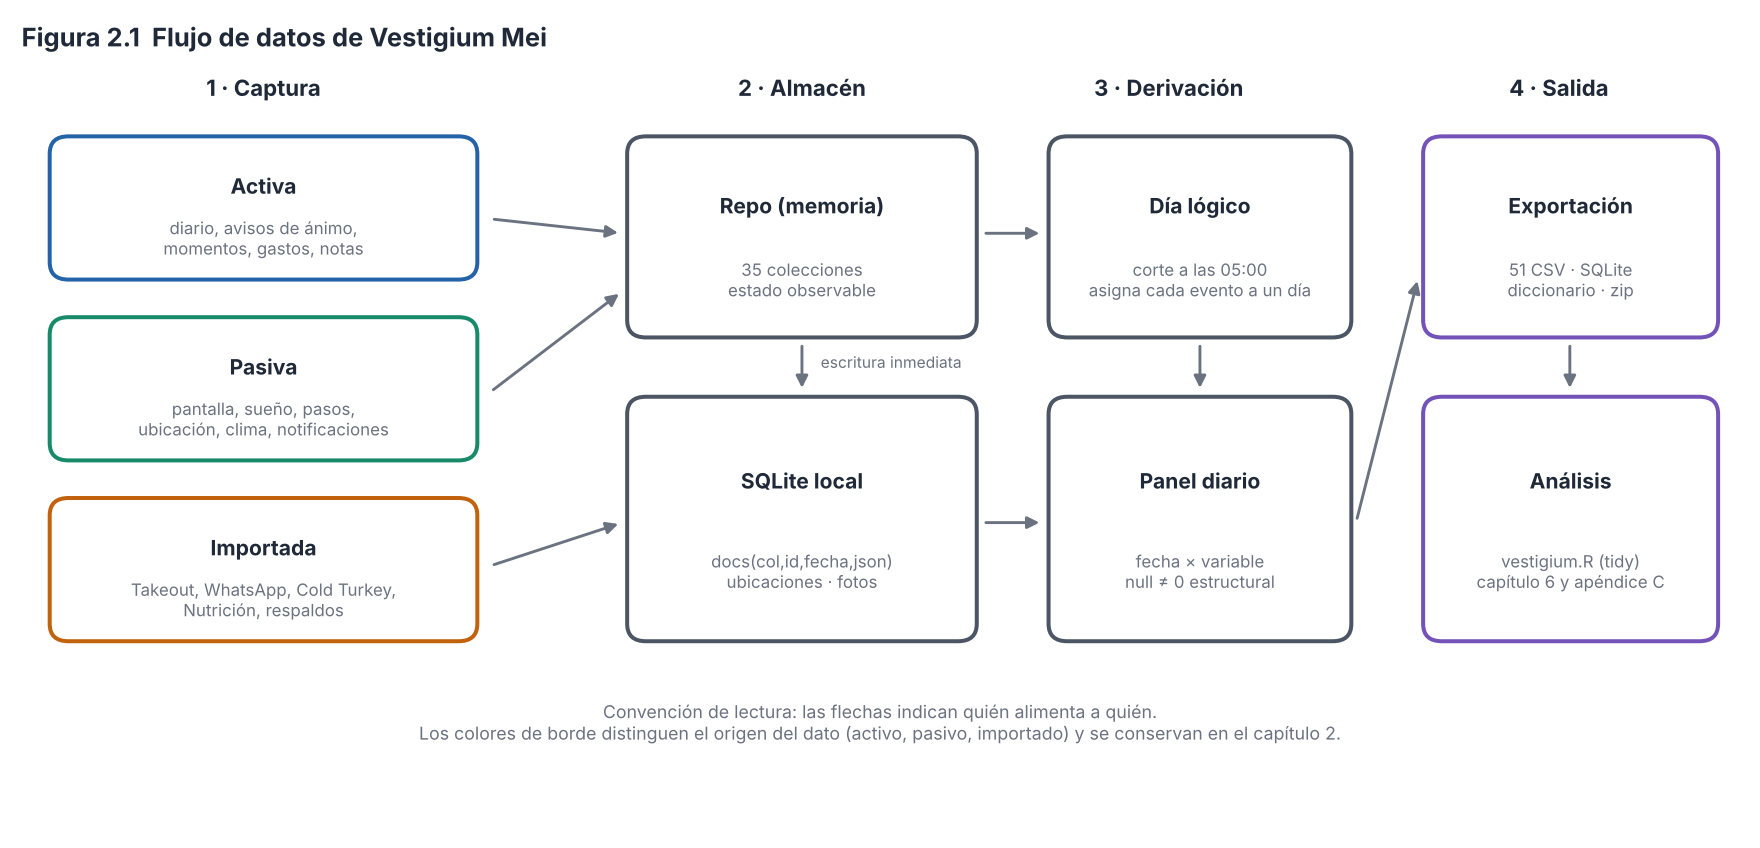

Generate this figure with Python:
"""Figura 2.1 - Flujo de datos de Vestigium Mei (captura -> almacén -> panel -> exportación -> R).
Diagrama esquemático; no usa datos reales. Uso: python fig01_flujo_datos.py [salida.png]"""
import sys
import matplotlib
matplotlib.use("Agg")
import matplotlib.pyplot as plt
import estilo  # paleta y tipografía comunes (módulo 12)
from matplotlib.patches import FancyBboxPatch, FancyArrowPatch

INK, MUTED, SURF = estilo.TINTA, estilo.GRIS, "#ffffff"
COL = {"activa": estilo.AZUL, "pasiva": estilo.VERDE, "importada": estilo.OCRE, "nucleo": estilo.TINTA_2, "salida": estilo.VIOLETA}

fig, ax = plt.subplots(figsize=(11, 5.3), dpi=160)
ax.set_xlim(0, 11); ax.set_ylim(0.9, 6.2); ax.axis("off")

def caja(x, y, w, h, titulo, sub, color):
    ax.add_patch(FancyBboxPatch((x, y), w, h, boxstyle="round,pad=0.02,rounding_size=0.12",
                                fc=SURF, ec=color, lw=1.8))
    ax.text(x + w / 2, y + h * 0.66, titulo, ha="center", va="center", fontsize=9.5, color=INK, weight="bold")
    ax.text(x + w / 2, y + h * 0.28, sub, ha="center", va="center", fontsize=7.6, color=MUTED)

def flecha(x1, y1, x2, y2, color=MUTED):
    ax.add_patch(FancyArrowPatch((x1, y1), (x2, y2), arrowstyle="-|>", mutation_scale=11, lw=1.3, color=color))

# Capa 1: captura
ax.text(1.55, 5.95, "1 · Captura", ha="center", fontsize=10, color=INK, weight="bold")
caja(0.2, 4.7, 2.7, 0.95, "Activa", "diario, avisos de ánimo,\nmomentos, gastos, notas", COL["activa"])
caja(0.2, 3.45, 2.7, 0.95, "Pasiva", "pantalla, sueño, pasos,\nubicación, clima, notificaciones", COL["pasiva"])
caja(0.2, 2.2, 2.7, 0.95, "Importada", "Takeout, WhatsApp, Cold Turkey,\nNutrición, respaldos", COL["importada"])

# Capa 2: almacén
ax.text(5.0, 5.95, "2 · Almacén", ha="center", fontsize=10, color=INK, weight="bold")
caja(3.9, 4.3, 2.2, 1.35, "Repo (memoria)", "35 colecciones\nestado observable", COL["nucleo"])
caja(3.9, 2.2, 2.2, 1.65, "SQLite local", "docs(col,id,fecha,json)\nubicaciones · fotos", COL["nucleo"])
flecha(3.0, 5.1, 3.85, 5.0); flecha(3.0, 3.9, 3.85, 4.6); flecha(3.0, 2.7, 3.85, 3.0)
flecha(5.0, 4.25, 5.0, 3.9); ax.text(5.12, 4.07, "escritura inmediata", fontsize=7, color=MUTED)

# Capa 3: derivación
ax.text(7.35, 5.95, "3 · Derivación", ha="center", fontsize=10, color=INK, weight="bold")
caja(6.6, 4.3, 1.9, 1.35, "Día lógico", "corte a las 05:00\nasigna cada evento a un día", COL["nucleo"])
caja(6.6, 2.2, 1.9, 1.65, "Panel diario", "fecha × variable\nnull ≠ 0 estructural", COL["nucleo"])
flecha(6.15, 5.0, 6.55, 5.0); flecha(7.55, 4.25, 7.55, 3.9); flecha(6.15, 3.0, 6.55, 3.0)

# Capa 4: salida
ax.text(9.85, 5.95, "4 · Salida", ha="center", fontsize=10, color=INK, weight="bold")
caja(9.0, 4.3, 1.85, 1.35, "Exportación", "51 CSV · SQLite\ndiccionario · zip", COL["salida"])
caja(9.0, 2.2, 1.85, 1.65, "Análisis", "vestigium.R (tidy)\ncapítulo 6 y apéndice C", COL["salida"])
flecha(8.55, 3.0, 8.95, 4.7); flecha(9.92, 4.25, 9.92, 3.9)

ax.text(5.5, 1.5, "Convención de lectura: las flechas indican quién alimenta a quién.\n"
        "Los colores de borde distinguen el origen del dato (activo, pasivo, importado) y se conservan en el capítulo 2.",
        ha="center", fontsize=8, color=MUTED)
ax.set_title("Figura 2.1  Flujo de datos de Vestigium Mei", loc="left", fontsize=11.5, color=INK, weight="bold", pad=6)
fig.tight_layout()
fig.savefig(sys.argv[1] if len(sys.argv) > 1 else "fig01_flujo_datos.png")
